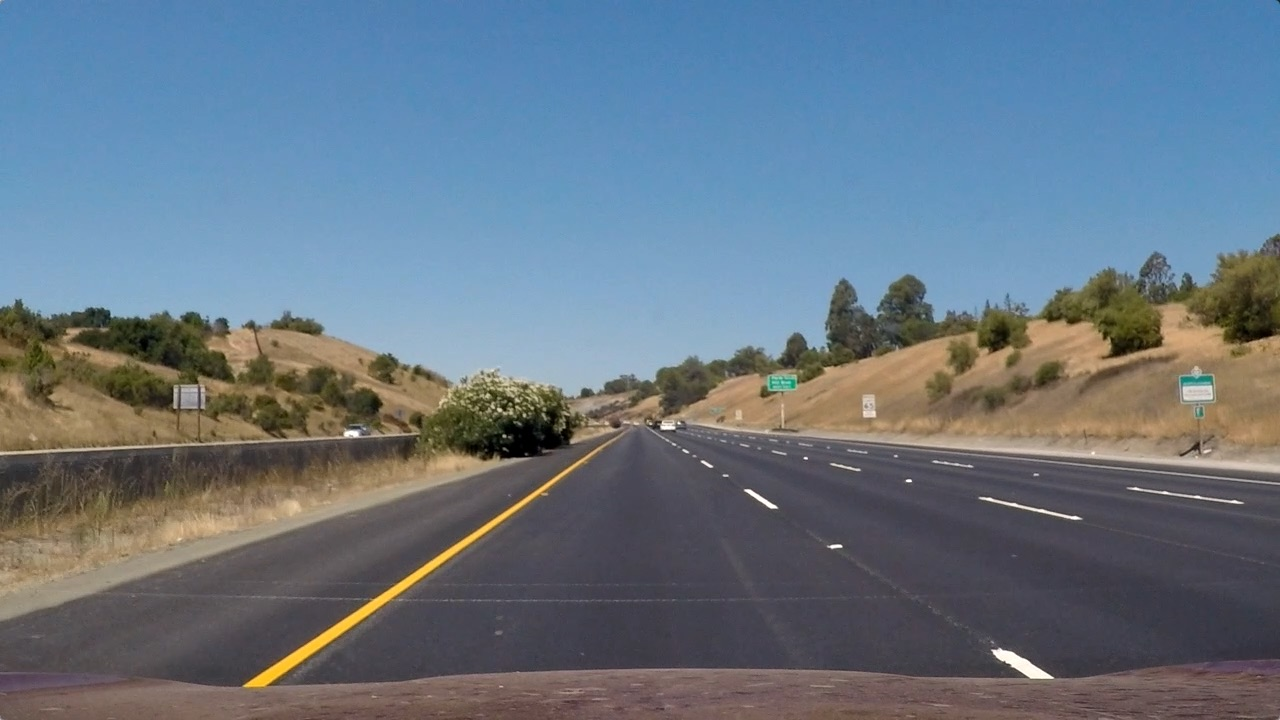
#> input picture test_images/straight_lines1.jpg, 1280 x 720 px; its folder holds only this picture in this run
$ python process_test_images.py   (older library calls are emulated)
#> lines starting #> are read from the running program, lines starting #| are printed output that depends on the picture; after the words box and inside, x2 and y2 are one past the last pixel; in counts of white or black regions, pixels touching at a corner belong together
### helper_functions.py
import cv2
import numpy as np


# Define a class to receive the characteristics of each line detection
class Lane:
    # [21 lines left out: function __init__, not called in this run]

    # parameter setter function
    def update_poly(self, fit):
        self.current_fit = fit
        self.best_fit = fit

    # parameter getter function
    def get_poly(self):
        return self.current_fit

    # parameter setter function
    # [21 lines left out: function update_coordintes, not called in this run]

    # parameter getter function
    def get_coordinates(self):
        return self.x, self.y

    # apply a simple IIR filter on data
    def filter_poly(self, new, avg, a=0.1):
        avg = (a * new) + (1.0 - a) * avg
        return avg

    # recovery action if lane sanity check fails
    # [9 lines left out: function recovery, not called in this run]


# convert to grayscale image
def convert_to_gray(img):
    return cv2.cvtColor(img, cv2.COLOR_RGB2GRAY)


# convert to RGB channels
def convert_to_rgb(img):
    R = img[:, :, 0]
    G = img[:, :, 1]
    B = img[:, :, 2]

    return R, G, B


# convert to HLS color space
def convert_to_hls(img):
    hls = cv2.cvtColor(img, cv2.COLOR_RGB2HLS)
    H = hls[:, :, 0]
    L = hls[:, :, 1]
    S = hls[:, :, 2]

    return H, L, S


# convert to HSV color space
def convert_to_hsv(img):
    hsv = cv2.cvtColor(img, cv2.COLOR_RGB2HSV)
    H = hsv[:, :, 0]
    S = hsv[:, :, 1]
    V = hsv[:, :, 2]

    return H, S, V


# sharpen image with filter kernel
# [28 lines left out: functions sharpen, lane_color_filter, not called in this run]


# Applies the Canny transform
def canny(img, low_threshold, high_threshold):
    return cv2.Canny(img, low_threshold, high_threshold)


# apply threshold and result a binary image
def threshold_binary(img, thresh=(200, 255)):
    binary = np.zeros_like(img)
    binary[(img >= thresh[0]) & (img <= thresh[1])] = 1

    return binary


# undistort an image with camera calibration parameters
def undistort_image(img, mtx, dist):
    undist = cv2.undistort(img, mtx, dist, None, mtx)

    return undist


# calculate bird's view warp and un-warp matrices
def calc_transformation_matrices(src, dst):
    M     = cv2.getPerspectiveTransform(np.float32(src), np.float32(dst))
    M_inv = cv2.getPerspectiveTransform(np.float32(dst), np.float32(src))

    return M, M_inv


# apply warp on an image with a transformation matrix
def warp_transform(img, M):
    w, h = img.shape[1], img.shape[0]
    return cv2.warpPerspective(img, M, (w, h), flags=cv2.INTER_LINEAR)


# sobel threshold
def abs_sobel_thresh(img, orient='y', sobel_kernel=3, thresh=(0, 255)):
    # Convert to grayscale
    gray = cv2.cvtColor(img, cv2.COLOR_RGB2GRAY)
    # Apply x or y gradient with the OpenCV Sobel() function
    # and take the absolute value
    if orient == 'x':
        abs_sobel = np.absolute(cv2.Sobel(gray, cv2.CV_64F, 1, 0, ksize=sobel_kernel))
    if orient == 'y':
        abs_sobel = np.absolute(cv2.Sobel(gray, cv2.CV_64F, 0, 1, ksize=sobel_kernel))
    # Rescale back to 8 bit integer
    scaled_sobel = np.uint8(255*abs_sobel/np.max(abs_sobel))
    # Create a copy and apply the threshold
    binary_output = np.zeros_like(scaled_sobel)
    # Here I'm using inclusive (>=, <=) thresholds, but exclusive is ok too
    binary_output[(scaled_sobel >= thresh[0]) & (scaled_sobel <= thresh[1])] = 1

    # Return the result
    return binary_output


# function to return the magnitude of the gradient
# for a given sobel kernel size and threshold values
def mag_thresh(img, sobel_kernel=3, mag_thresh=(0, 255)):
    # Convert to grayscale
    gray = cv2.cvtColor(img, cv2.COLOR_RGB2GRAY)
    # Take both Sobel x and y gradients
    sobelx = cv2.Sobel(gray, cv2.CV_64F, 1, 0, ksize=sobel_kernel)
    sobely = cv2.Sobel(gray, cv2.CV_64F, 0, 1, ksize=sobel_kernel)
    # Calculate the gradient magnitude
    gradmag = np.sqrt(sobelx**2 + sobely**2)
    # Rescale to 8 bit
    scale_factor = np.max(gradmag)/255
    gradmag = (gradmag/scale_factor).astype(np.uint8)
    # Create a binary image of ones where threshold is met, zeros otherwise
    binary_output = np.zeros_like(gradmag)
    binary_output[(gradmag >= mag_thresh[0]) & (gradmag <= mag_thresh[1])] = 1

    # Return the binary image
    return binary_output


# function to threshold an image for a given range and Sobel kernel
def dir_threshold(img, sobel_kernel=3, thresh=(0, np.pi/2)):
    # Grayscale
    gray = cv2.cvtColor(img, cv2.COLOR_RGB2GRAY)
    # Calculate the x and y gradients
    sobelx = cv2.Sobel(gray, cv2.CV_64F, 1, 0, ksize=sobel_kernel)
    sobely = cv2.Sobel(gray, cv2.CV_64F, 0, 1, ksize=sobel_kernel)
    # Take the absolute value of the gradient direction,
    # apply a threshold, and create a binary image result
    absgraddir = np.arctan2(np.absolute(sobely), np.absolute(sobelx))
    binary_output =  np.zeros_like(absgraddir)
    binary_output[(absgraddir >= thresh[0]) & (absgraddir <= thresh[1])] = 1

    # Return the binary image
    return binary_output


# combine two binary images with OR
def stack_binaries(gradient, color):
    # Stack each channel
    color_binary = np.dstack((gradient, color, np.zeros_like(gradient))) * 255

    # Combine the two binary thresholds
    combined_binary = np.zeros_like(gradient)
    combined_binary[(color == 1) | (gradient == 1)] = 1

    return color_binary, combined_binary


# calculates the histogram of the bottom of an image
def hist(img):
    # Grab only the bottom half of the image
    # Lane lines are likely to be mostly vertical nearest to the car
    bottom_half = img[img.shape[0] // 2:, :]

    # Sum across image pixels vertically - make sure to set an `axis`
    # i.e. the highest areas of vertical lines should be larger values
    histogram = np.sum(bottom_half, axis=0)

    return histogram


# histogram drawing function
# [351 lines left out: functions draw_histogram, add_small_pictures, find_lane_pixels, fit_poly, calc_poly, search_around_poly and 6 more, not called in this run]

### process_test_images.py
import pickle
import cv2
import os
import helper_functions as utils
import matplotlib.image as mpimg
import matplotlib.pyplot as plt
import numpy as np

# import camera calibration files
dist_pickle = pickle.load(open("camera_cal/cal_pickle.p", "rb"))
#> (reads camera_cal/cal_pickle.p from the repository)
mtx = dist_pickle["mtx"]
dist = dist_pickle["dist"]

# font size for plotting
fs = 20

def process_test_images():
    image_list = os.listdir("test_images/")

    for image_ in image_list:
        if (not image_.endswith('.jpg')) or "undistorted" in image_ or "figure" in image_:
            continue
        # Read the image and determine sizes
        image = mpimg.imread('test_images/' + image_)
#> image is the input picture: shape (720, 1280, 3); mean R, G, B 103.2, 117.7, 131.2
        w, h = image.shape[1], image.shape[0]
#> w = 1280; h = 720

        # undistort the image
        undistorted = utils.undistort_image(image, mtx, dist)

        # save unditorted images
        mpimg.imsave('test_images/undistorted_' + image_, undistorted)

        # select source and destination regions for bird's perspective transformation
        src_region = np.array([[[20, h], [550, 440], [w - 550, 440], [w - 20, h]]])
        dst_region = np.array([[[360, h], [0, 0], [w-0, 0], [w-360, h]]])

        # calculate transformation matrices to warp and un-warp images
        M, M_inv = utils.calc_transformation_matrices(src_region, dst_region)

        # Show selected regions
        region_img = np.copy(undistorted)
        cv2.polylines(region_img, src_region, True, (0, 0, 255), 5)
        cv2.polylines(region_img, dst_region, True, (0, 255, 0), 2)

        # do the bird's view transformation
        birdseye = utils.warp_transform(undistorted, M)
        cv2.polylines(birdseye, np.array([[[370, h], [370, 0], [w-370, 0], [w-370, h]]]), True, (0, 255, 0), 2)
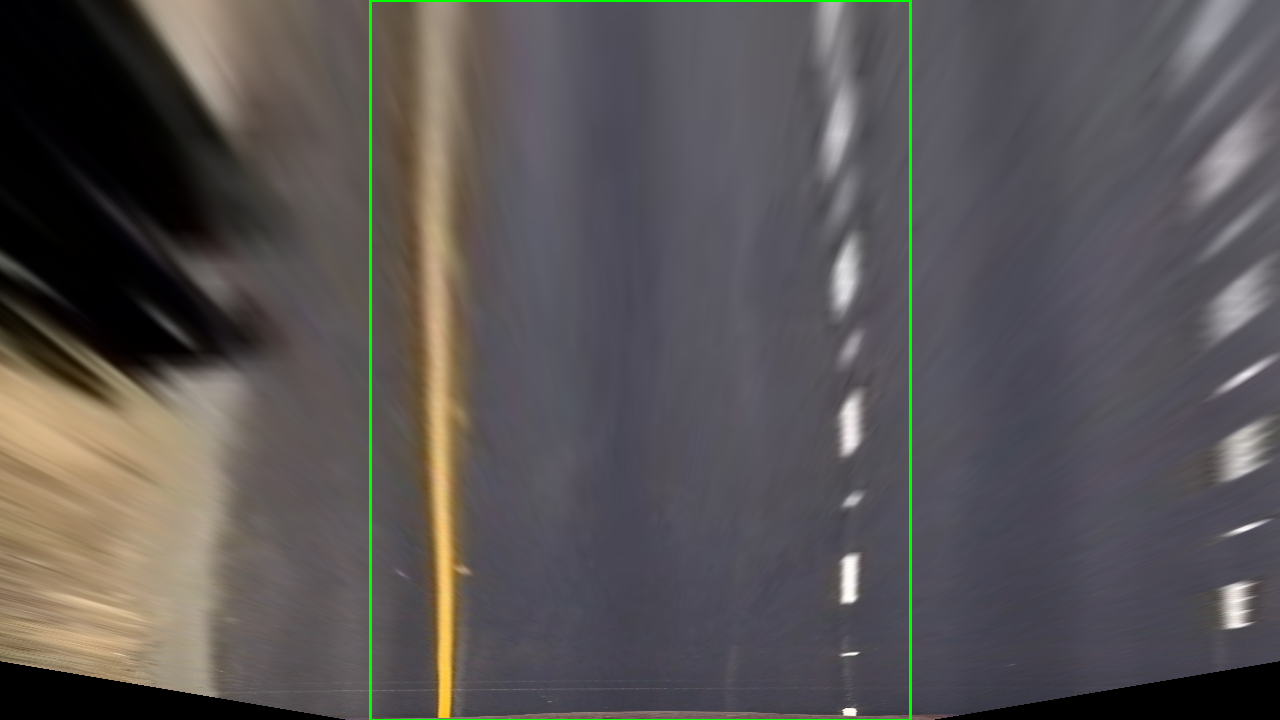
#> birdseye: shape (720, 1280, 3); mean R, G, B 88.2, 84.5, 84.1

        # Plot the result
        f, ((ax1, ax2), (ax3, ax4)) = plt.subplots(2, 2, figsize=(24, 9))
        f.tight_layout()
        ax1.imshow(image)
        ax1.set_title('Original Image', fontsize=fs)
        ax2.imshow(undistorted, cmap='gray')
        ax2.set_title('Undistorted', fontsize=fs)

        ax3.imshow(region_img, cmap='gray')
        ax3.set_title('Region', fontsize=fs)
        ax4.imshow(birdseye, cmap='gray')
        ax4.set_title('Birdseye', fontsize=fs)

        plt.subplots_adjust(left=0., right=1, top=0.9, bottom=0.)
        #plt.show()
        plt.savefig('test_images/camera_figures_' + image_)
        plt.close()

        # convert to separate RGB, HLS and HSV channels
        R, G, B = utils.convert_to_rgb(undistorted)
        hls_H, hls_L, hls_S = utils.convert_to_hls(undistorted)
#> in convert_to_hls, `hls = cv2.cvtColor(img, cv2.COLOR_RGB2HLS)`: hls: shape (720, 1280, 3); mean of channels 0, 1, 2 87.3, 117.4, 66.4
        hsv_H, hsv_S, hsv_V = utils.convert_to_hsv(undistorted)
#> in convert_to_hsv, `hsv = cv2.cvtColor(img, cv2.COLOR_RGB2HSV)`: hsv: shape (720, 1280, 3); mean H, S, V 87.3, 83.5, 143.5

        # Plot the result
        f, ((ax1, ax2, ax3), (ax4, ax5, ax6), (ax7, ax8, ax9)) = plt.subplots(3, 3, figsize=(24, 9))
        f.tight_layout()
        ax1.imshow(R, cmap='gray')
        ax1.set_title('R', fontsize=fs)
        ax2.imshow(G, cmap='gray')
        ax2.set_title('G', fontsize=fs)
        ax3.imshow(B, cmap='gray')
        ax3.set_title('B', fontsize=fs)

        ax4.imshow(hls_H, cmap='gray')
        ax4.set_title('HLS - H', fontsize=fs)
        ax5.imshow(hls_L, cmap='gray')
        ax5.set_title('HLS - L', fontsize=fs)
        ax6.imshow(hls_S, cmap='gray')
        ax6.set_title('HLS - S', fontsize=fs)

        ax7.imshow(hsv_H, cmap='gray')
        ax7.set_title('HSV - H', fontsize=fs)
        ax8.imshow(hsv_S, cmap='gray')
        ax8.set_title('HSV - S', fontsize=fs)
        ax9.imshow(hsv_V, cmap='gray')
        ax9.set_title('HSV - V', fontsize=fs)

        plt.subplots_adjust(left=0., right=1, top=0.9, bottom=0.)
        #plt.show()
        plt.savefig('test_images/color_figures_' + image_)
        plt.close()

        # HLS's S channel is the best bet for both white and yellow lines, let's apply a binary threshold
        S_th = utils.threshold_binary(hls_S, (90, 255))
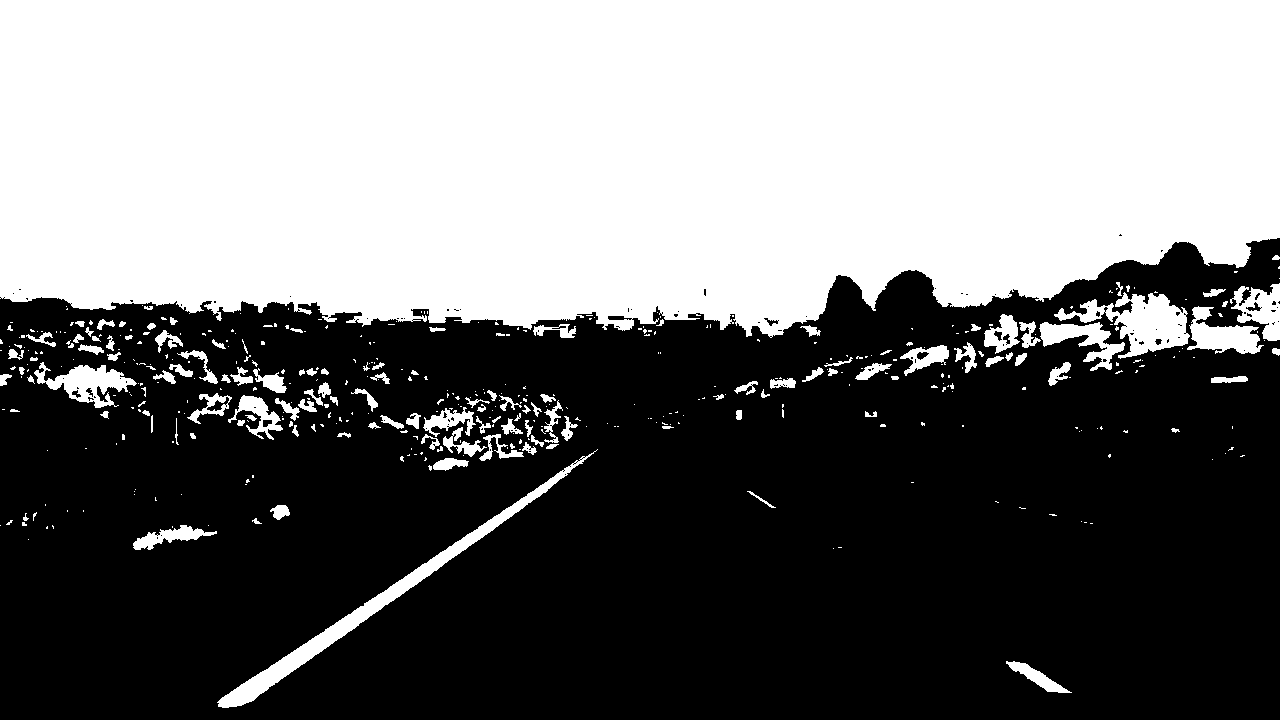
#> S_th: shape (720, 1280); values 0 (black) and 1 (white), 45.5% white; 454 white regions (323 under 20 px), largest, box (x1, y1, x2, y2) and area: (0, 0, 1280, 338) 385964, (217, 449, 598, 708) 5571, (1054, 292, 1190, 359) 3830

        # Plot the result
        f, (ax1, ax2) = plt.subplots(1, 2, figsize=(24, 9))
        f.tight_layout()
        ax1.imshow(hls_S, cmap='gray')
        ax1.set_title('HLS - S', fontsize=fs)
        ax2.imshow(S_th, cmap='gray')
        ax2.set_title('Thresholded S', fontsize=fs)
        plt.subplots_adjust(left=0., right=1, top=0.9, bottom=0.)
        #plt.show()
        plt.savefig('test_images/color_th_figures_' + image_)
        plt.close()

        # Choose a Sobel kernel size for gradient thresholding
        ksize = 17  # Choose a larger odd number to smooth gradient measurements

        # Apply each of the thresholding functions
        gradx = utils.abs_sobel_thresh(undistorted, orient='x', sobel_kernel=ksize, thresh=(20, 110))
#> gradx: shape (720, 1280); values 0 (black) and 1 (white), 7.3% white; 921 white regions (447 under 20 px), largest, box (x1, y1, x2, y2) and area: (213, 432, 627, 708) 6287, (482, 376, 585, 450) 2849, (846, 271, 911, 332) 1128
        grady = utils.abs_sobel_thresh(undistorted, orient='y', sobel_kernel=ksize, thresh=(20, 110))
#> grady: shape (720, 1280); values 0 (black) and 1 (white), 12% white; 742 white regions (350 under 20 px), largest, box (x1, y1, x2, y2) and area: (57, 332, 1262, 718) 23577, (645, 363, 1280, 492) 9808, (0, 378, 419, 465) 7171
        mag_binary = utils.mag_thresh(undistorted, sobel_kernel=ksize, mag_thresh=(100, 200))
#> in mag_thresh, `sobely = cv2.Sobel(gray, cv2.CV_64F, 0, 1, ksize=sobel_kernel)`:
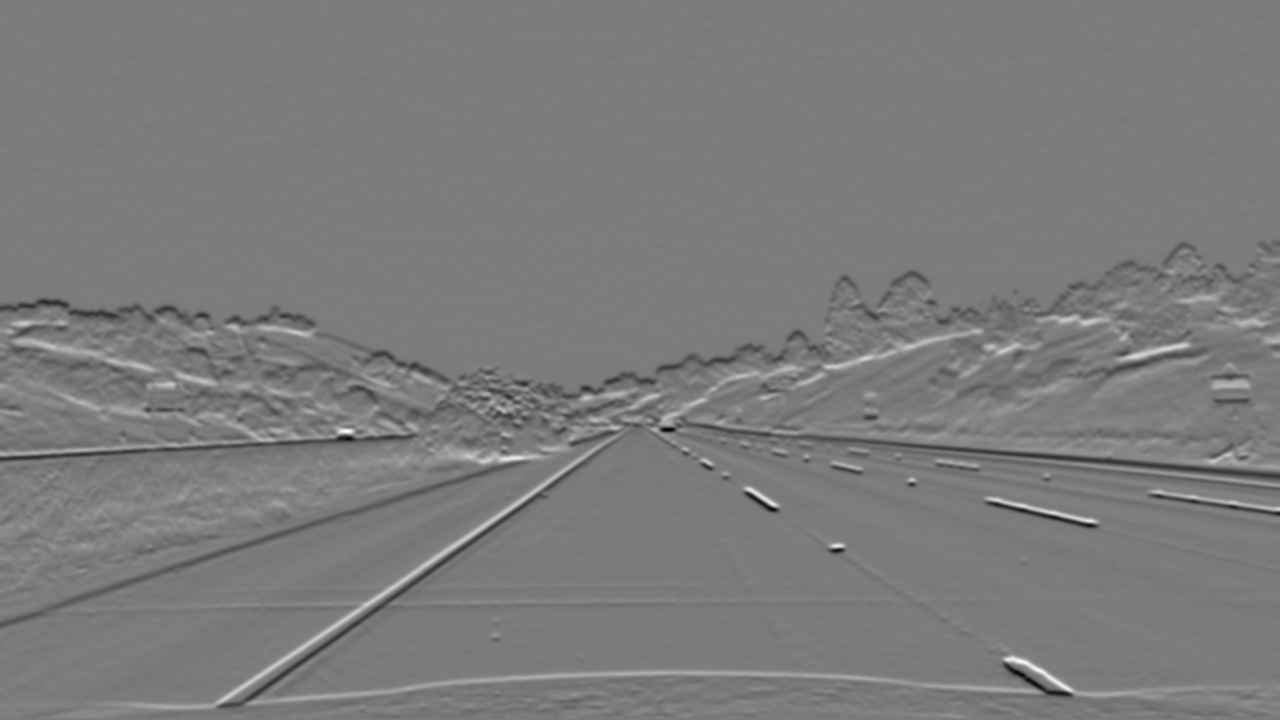
#> sobely: shape (720, 1280) float64; min -6.85e+10, max 7.25e+10, mean -64049756.7; drawn with min black and max white
#> in mag_thresh, `scale_factor = np.max(gradmag)/255`: scale_factor = 292780844.4
#> mag_binary: shape (720, 1280); values 0 (black) and 1 (white), 1.3% white; 177 white regions (89 under 20 px), largest, box (x1, y1, x2, y2) and area: (215, 450, 593, 705) 1781, (242, 494, 541, 703) 1290, (897, 444, 1280, 478) 1093
        dir_binary = utils.dir_threshold(undistorted, sobel_kernel=ksize, thresh=(np.pi/4, np.pi/2))
#> dir_binary: shape (720, 1280) float64; values 0 (black) and 1 (white), 69.2% white; 5515 black regions (3806 under 20 px), largest, box (x1, y1, x2, y2) and area: (0, 0, 1280, 116) 17353, (496, 607, 801, 672) 7964, (1, 453, 186, 602) 6380

        # combine thresholds
        combined = np.zeros_like(dir_binary)
        combined[(gradx == 1) | ((grady == 1) & (mag_binary == 1) & (dir_binary == 1))] = 1

        # Plot the result
        f, ((ax1, ax2), (ax3, ax4), (ax5, ax6)) = plt.subplots(3, 2, figsize=(24, 9))
        f.tight_layout()
        ax1.imshow(undistorted)
        ax1.set_title('Original Image', fontsize=fs)
        ax2.imshow(combined, cmap='gray')
        ax2.set_title('Combined', fontsize=fs)

        ax3.imshow(gradx, cmap='gray')
        ax3.set_title('Thresholded Gradient X', fontsize=fs)
        ax4.imshow(grady, cmap='gray')
        ax4.set_title('Thresholded Gradient Y', fontsize=fs)
        ax5.imshow(mag_binary, cmap='gray')
        ax5.set_title('Thresholded Magnitude', fontsize=fs)
        ax6.imshow(dir_binary, cmap='gray')
        ax6.set_title('Thresholded Grad. Dir.', fontsize=fs)

        plt.subplots_adjust(left=0., right=1, top=0.9, bottom=0.)
        #plt.show()
        plt.savefig('test_images/gradient_th_figures_' + image_)
        plt.close()

        # stack S channel and gradient thresholds
        result, result_binary = utils.stack_binaries(combined, S_th)
#> result_binary: shape (720, 1280) float64; values 0 (black) and 1 (white), 51.5% white; 316 black regions (255 under 20 px), largest, box (x1, y1, x2, y2) and area: (0, 270, 1280, 720) 435659, (1118, 238, 1280, 327) 4254, (987, 261, 1125, 330) 1981
#> combined: shape (720, 1280) float64; values 0 (black) and 1 (white), 7.4% white; 1017 white regions (554 under 20 px), largest, box (x1, y1, x2, y2) and area: (213, 432, 627, 708) 6287, (477, 373, 585, 450) 3023, (846, 271, 911, 332) 1128

        # Plot the result
        f, (ax1, ax2, ax3) = plt.subplots(1, 3, figsize=(24, 9))
        f.tight_layout()

        ax1.imshow(undistorted)
        ax1.set_title('Original Image', fontsize=fs)

        ax2.imshow(result)
        ax2.set_title('Pipeline Result', fontsize=fs)

        ax3.imshow(result_binary, cmap='gray')
        ax3.set_title('Pipeline Result', fontsize=fs)

        plt.subplots_adjust(left=0., right=1, top=0.9, bottom=0.)
        # plt.show()
        plt.savefig('test_images/pipeline_figures_' + image_)
        plt.close()

        # transform filtered image to bird's view perspective
        birdseye_binary = utils.warp_transform(result_binary, M)
        histogram = utils.hist(birdseye_binary/255)
#> in hist, `bottom_half = img[img.shape[0] // 2:, :]`:
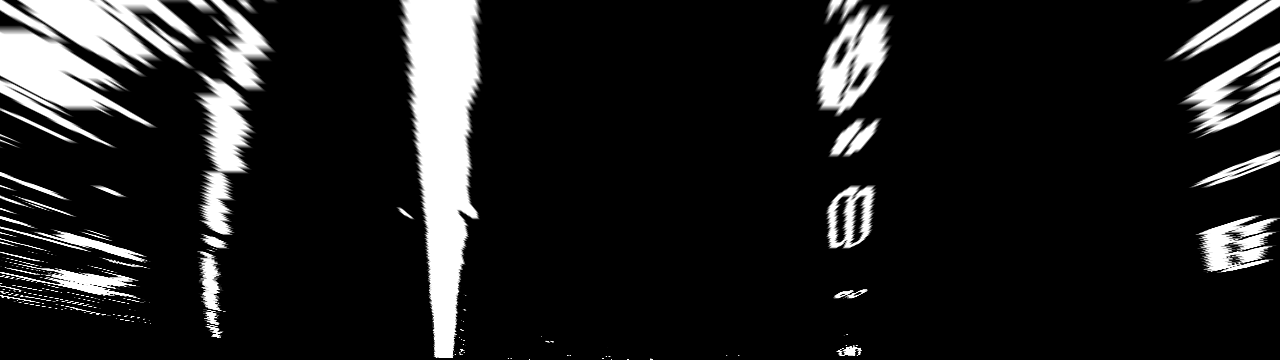
#> bottom_half: shape (360, 1280) float64; min 0, max 0.00392, mean 0.000491; drawn with min black and max white
#> in hist, `histogram = np.sum(bottom_half, axis=0)`: histogram = 1280 values, max 1.4 at index 436, min 0 at index 280, mean 0.177

        # Plot the result
        f, (ax1, ax2, ax3) = plt.subplots(1, 3, figsize=(24, 9))
        f.tight_layout()

        ax1.imshow(birdseye)
        ax1.set_title('Original Image', fontsize=fs)

        ax2.imshow(birdseye_binary, cmap='gray')
        ax2.set_title('Pipeline Result', fontsize=fs)

        ax3.plot(histogram)
        ax3.set_title("Histogram Of Pixel Intensities (Image Bottom Half)")

        plt.subplots_adjust(left=0., right=1, top=0.9, bottom=0.)
        #plt.show()
        plt.savefig('test_images/birdseye_figures_' + image_)
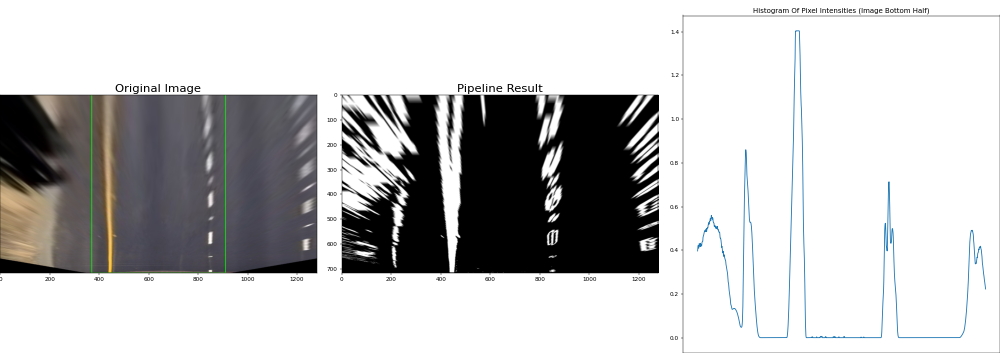
#> figure drawn by matplotlib, 3 panels; panel 3: curve peaks at x = 436, y = 1.4
        plt.close()

        #break

def main():
    process_test_images()


if __name__ == '__main__':
    main()
